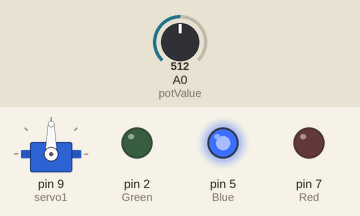
Simulated run of this sketch. Board: Arduino Uno, built with avr-gcc and run on an emulated ATmega328P. Parts: servo, output pins drawn as LEDs (lit = HIGH). Dashed ring = blinking. The inputs (shaded band) are chosen by the test bench; at power-on: A0 (potValue) = 512.

Above: at 4.8 s.
4.9 s: A0 (potValue) set to 716
At 6.8 s:
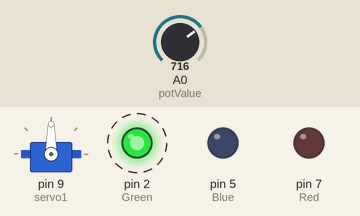
12.5 s: A0 (potValue) set to 900
At 14.4 s:
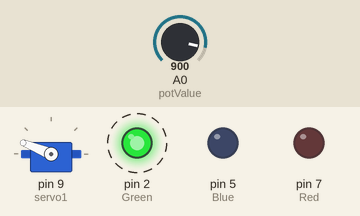
18.5 s: A0 (potValue) set to 1023
At 20.8 s:
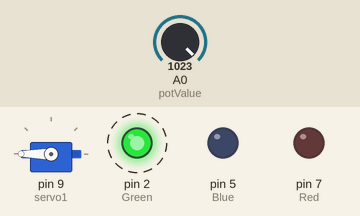
24.5 s: A0 (potValue) set to 306
At 26.8 s:
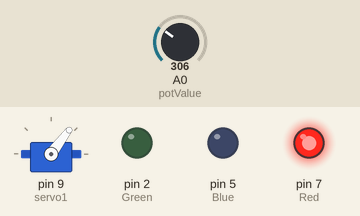
30.5 s: A0 (potValue) set to 170
At 32.8 s:
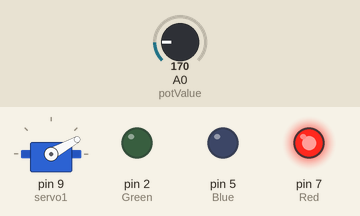
Timing chart, 0 to 37.5 s (numbered marks = the images above; inputs shaded):
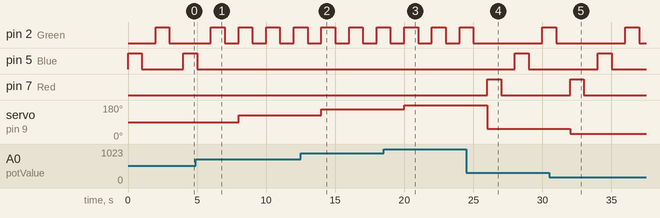

The sketch:

Micro_Servo.ino
```cpp
#include <Servo.h>
int Red = 7;
int Blue = 5;
int Green = 2;
int pinPot = A1;
int potValue = 0;
int val;
Servo servo1;

void setup() {
servo1.attach(9);
Serial.begin(9600);
  pinMode(Red, OUTPUT);
  pinMode(Blue, OUTPUT);
  pinMode(Green, OUTPUT);
}

void loop() {
  val = analogRead(potValue);
  val = map(val, 0, 1023, 0, 180);
  servo1.write(val);

  if(val<=60){
    digitalWrite(Red, HIGH);
    delay(1000);
    digitalWrite(Red, LOW);
    delay(1000);
  }

  if(val<=120){
    digitalWrite(Blue, HIGH);
    delay(1000);
    digitalWrite(Blue, LOW);
    delay(1000);
  }

  if(val<=180){
    digitalWrite(Green, HIGH);
    delay(1000);
    digitalWrite(Green, LOW);
    delay(1000);
  }
}
```

Measured:
- after the input at 4.9 s, pin 2 (Green): alternates HIGH for 1.0 s and LOW for 1.0 s, starting after 3.1 s; pin 5 (Blue): goes on until 5.0 s, then stays LOW; servo on pin 9 (servo1): 90° → 125° after 3.1 s
- after the input at 12.5 s, servo on pin 9 (servo1): 125° → 158° after 1.5 s
- after the input at 18.5 s, servo on pin 9 (servo1): 158° → 180° after 1.5 s
- after the input at 24.5 s, pin 5 (Blue): LOW → HIGH after 3.5 s, → LOW 1.0 s later; pin 7 (Red): LOW → HIGH after 1.5 s, → LOW 1.0 s later; servo on pin 9 (servo1): 180° → 53° after 1.5 s
- after the input at 30.5 s, servo on pin 9 (servo1): 53° → 29° after 1.5 s
